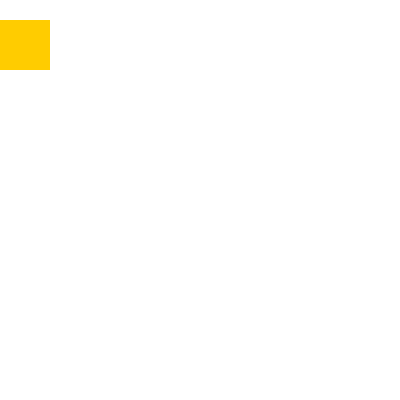
Frame 1 (no input)
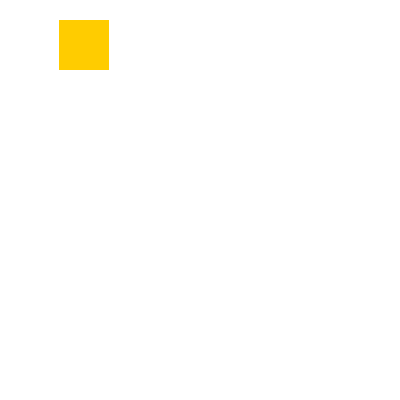
Frame 60 (the mouse pressed at the canvas centre just before this capture)
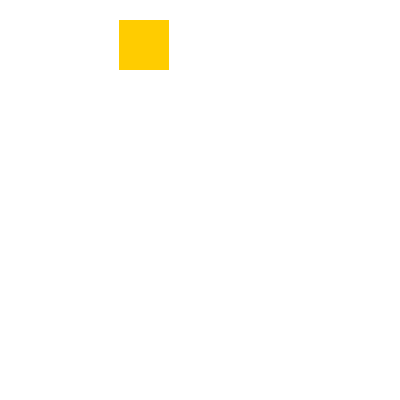
Frame 120 (the mouse held since frame 60 and released just before this capture)

The Processing sketch that drew these frames (run headless with seeded random() and noise(); from frame 60 on, the mouse is pressed at the canvas centre):

// Processing sketch: exercise3
// ── exercise3.pde
int i;
int j;
void setup(){
size(400, 400);
noStroke();
i=0;
j=-400;
}
void draw(){
background(255);
fill(255, 204, 0);
rect(i, 20, 50, 50);
rect(j, 20, 50, 50);
if(i++>=399){
  i=-400;}
if(j++>=399){
  j=-400;}
}
